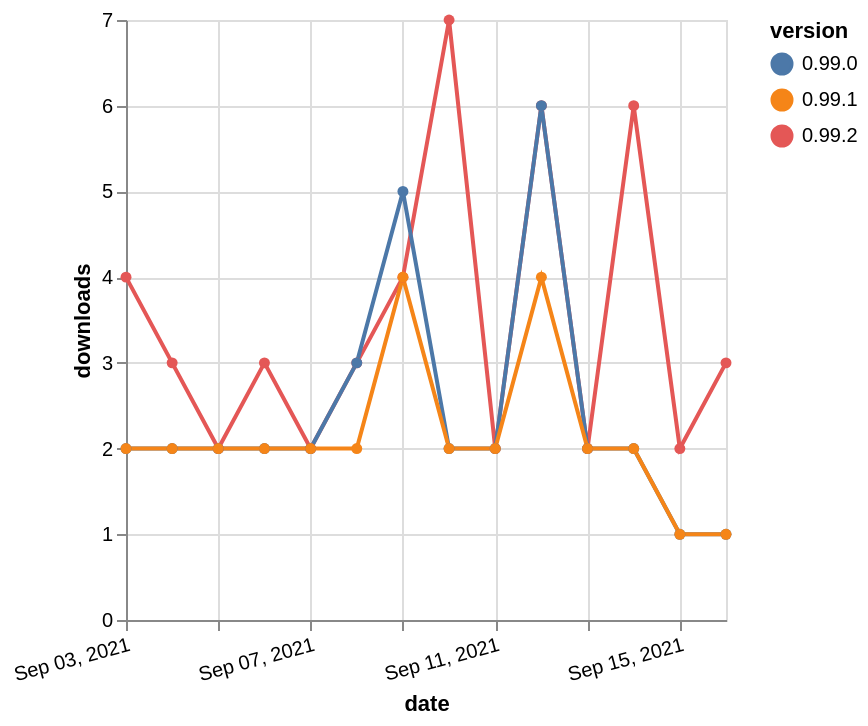

The specification (Vega-Lite) saved for this image:
### Vega-Lite specification from a JSON file in a GitHub repository (floating-point values rounded to 4 significant figures)
{"$schema": "https://vega.github.io/schema/vega-lite/v5.json", "description": "A simple bar chart with embedded data.", "data": {"values": [{"date": "2021-09-03", "total": 2591, "delta": 4, "version": "0.99.2"}, {"date": "2021-09-04", "total": 2594, "delta": 3, "version": "0.99.2"}, {"date": "2021-09-05", "total": 2596, "delta": 2, "version": "0.99.2"}, {"date": "2021-09-06", "total": 2599, "delta": 3, "version": "0.99.2"}, {"date": "2021-09-07", "total": 2601, "delta": 2, "version": "0.99.2"}, {"date": "2021-09-08", "total": 2604, "delta": 3, "version": "0.99.2"}, {"date": "2021-09-09", "total": 2608, "delta": 4, "version": "0.99.2"}, {"date": "2021-09-10", "total": 2615, "delta": 7, "version": "0.99.2"}, {"date": "2021-09-11", "total": 2617, "delta": 2, "version": "0.99.2"}, {"date": "2021-09-12", "total": 2623, "delta": 6, "version": "0.99.2"}, {"date": "2021-09-13", "total": 2625, "delta": 2, "version": "0.99.2"}, {"date": "2021-09-14", "total": 2631, "delta": 6, "version": "0.99.2"}, {"date": "2021-09-15", "total": 2633, "delta": 2, "version": "0.99.2"}, {"date": "2021-09-16", "total": 2636, "delta": 3, "version": "0.99.2"}, {"date": "2021-09-03", "total": 2296, "delta": 2, "version": "0.99.0"}, {"date": "2021-09-04", "total": 2298, "delta": 2, "version": "0.99.0"}, {"date": "2021-09-05", "total": 2300, "delta": 2, "version": "0.99.0"}, {"date": "2021-09-06", "total": 2302, "delta": 2, "version": "0.99.0"}, {"date": "2021-09-07", "total": 2304, "delta": 2, "version": "0.99.0"}, {"date": "2021-09-08", "total": 2307, "delta": 3, "version": "0.99.0"}, {"date": "2021-09-09", "total": 2312, "delta": 5, "version": "0.99.0"}, {"date": "2021-09-10", "total": 2314, "delta": 2, "version": "0.99.0"}, {"date": "2021-09-11", "total": 2316, "delta": 2, "version": "0.99.0"}, {"date": "2021-09-12", "total": 2322, "delta": 6, "version": "0.99.0"}, {"date": "2021-09-13", "total": 2324, "delta": 2, "version": "0.99.0"}, {"date": "2021-09-14", "total": 2326, "delta": 2, "version": "0.99.0"}, {"date": "2021-09-15", "total": 2327, "delta": 1, "version": "0.99.0"}, {"date": "2021-09-16", "total": 2328, "delta": 1, "version": "0.99.0"}, {"date": "2021-09-03", "total": 1961, "delta": 2, "version": "0.99.1"}, {"date": "2021-09-04", "total": 1963, "delta": 2, "version": "0.99.1"}, {"date": "2021-09-05", "total": 1965, "delta": 2, "version": "0.99.1"}, {"date": "2021-09-06", "total": 1967, "delta": 2, "version": "0.99.1"}, {"date": "2021-09-07", "total": 1969, "delta": 2, "version": "0.99.1"}, {"date": "2021-09-08", "total": 1971, "delta": 2, "version": "0.99.1"}, {"date": "2021-09-09", "total": 1975, "delta": 4, "version": "0.99.1"}, {"date": "2021-09-10", "total": 1977, "delta": 2, "version": "0.99.1"}, {"date": "2021-09-11", "total": 1979, "delta": 2, "version": "0.99.1"}, {"date": "2021-09-12", "total": 1983, "delta": 4, "version": "0.99.1"}, {"date": "2021-09-13", "total": 1985, "delta": 2, "version": "0.99.1"}, {"date": "2021-09-14", "total": 1987, "delta": 2, "version": "0.99.1"}, {"date": "2021-09-15", "total": 1988, "delta": 1, "version": "0.99.1"}, {"date": "2021-09-16", "total": 1989, "delta": 1, "version": "0.99.1"}]}, "width": "container", "mark": {"type": "line", "point": {"filled": true}}, "encoding": {"x": {"field": "date", "type": "temporal", "timeUnit": "yearmonthdate", "title": "date", "axis": {"labelAngle": -15}}, "y": {"field": "delta", "type": "quantitative", "title": "downloads"}, "color": {"field": "version", "type": "nominal"}, "tooltip": {"field": "delta"}}}
